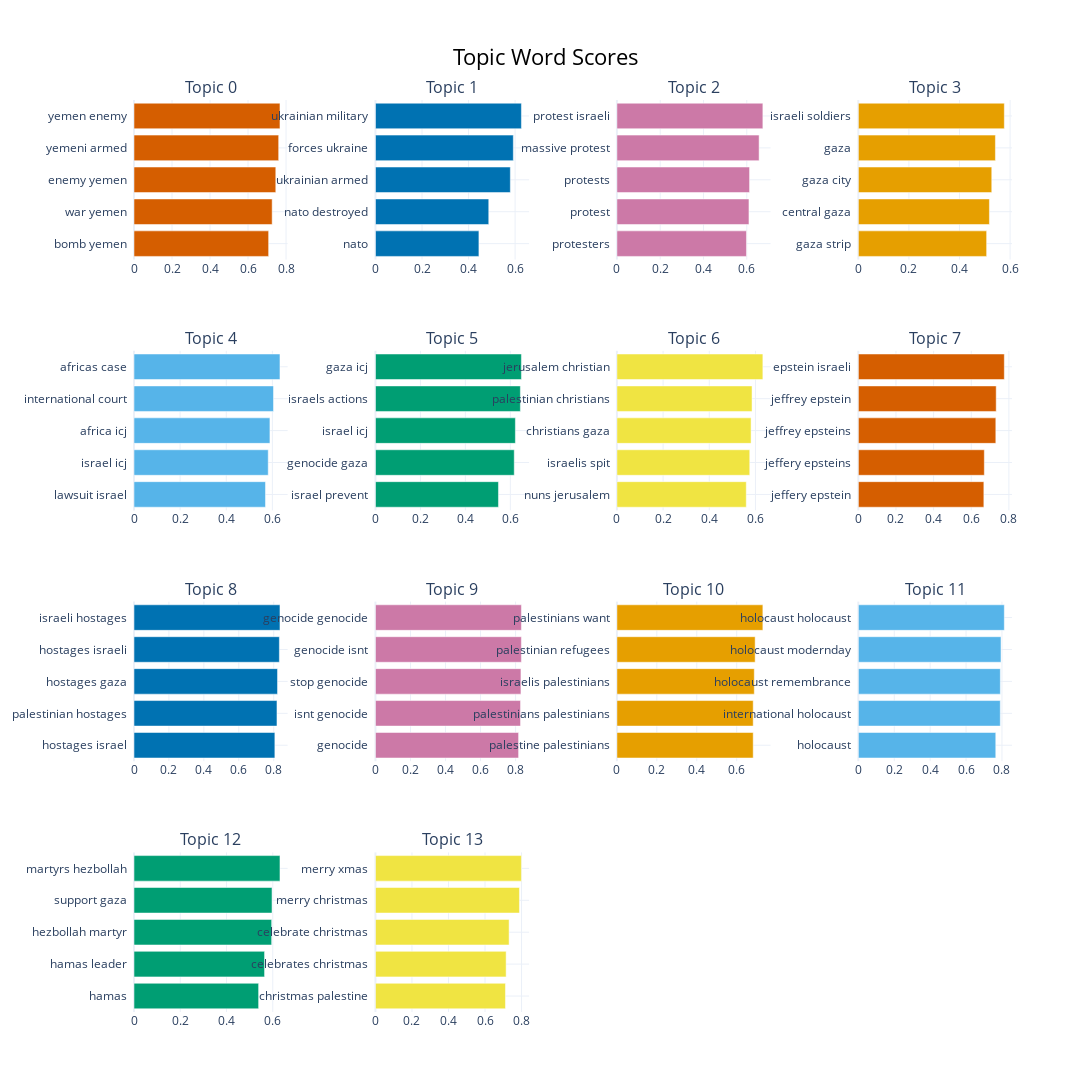

Notebook code for this chart:
### Code cell
topic_model.visualize_barchart(top_n_topics=14, n_words=5, custom_labels=False, title='Topic Word Scores', width=300, height=700)

### Figure 1 — Plotly figure (JSON) as saved in the notebook; plotly's stock layout.template omitted (floating-point values rounded to 4 significant figures)
{"data": [{"marker": {"color": "#D55E00"}, "orientation": "h", "type": "bar", "x": [0.7084, 0.727, 0.746, 0.7612, 0.768], "xaxis": "x", "y": ["bomb yemen  ", "war yemen  ", "enemy yemen  ", "yemeni armed  ", "yemen enemy  "], "yaxis": "y"}, {"marker": {"color": "#0072B2"}, "orientation": "h", "type": "bar", "x": [0.4445, 0.4867, 0.5795, 0.5923, 0.6271], "xaxis": "x2", "y": ["nato  ", "nato destroyed  ", "ukrainian armed  ", "forces ukraine  ", "ukrainian military  "], "yaxis": "y2"}, {"marker": {"color": "#CC79A7"}, "orientation": "h", "type": "bar", "x": [0.5985, 0.6101, 0.6129, 0.6569, 0.6744], "xaxis": "x3", "y": ["protesters  ", "protest  ", "protests  ", "massive protest  ", "protest israeli  "], "yaxis": "y3"}, {"marker": {"color": "#E69F00"}, "orientation": "h", "type": "bar", "x": [0.5072, 0.5182, 0.5275, 0.5419, 0.5771], "xaxis": "x4", "y": ["gaza strip  ", "central gaza  ", "gaza city  ", "gaza  ", "israeli soldiers  "], "yaxis": "y4"}, {"marker": {"color": "#56B4E9"}, "orientation": "h", "type": "bar", "x": [0.5701, 0.5821, 0.5894, 0.6049, 0.6329], "xaxis": "x5", "y": ["lawsuit israel  ", "israel icj  ", "africa icj  ", "international court  ", "africas case  "], "yaxis": "y5"}, {"marker": {"color": "#009E73"}, "orientation": "h", "type": "bar", "x": [0.5472, 0.6174, 0.6225, 0.6447, 0.6493], "xaxis": "x6", "y": ["israel prevent  ", "genocide gaza  ", "israel icj  ", "israels actions  ", "gaza icj  "], "yaxis": "y6"}, {"marker": {"color": "#F0E442"}, "orientation": "h", "type": "bar", "x": [0.5604, 0.5754, 0.5811, 0.5853, 0.6322], "xaxis": "x7", "y": ["nuns jerusalem  ", "israelis spit  ", "christians gaza  ", "palestinian christians  ", "jerusalem christian  "], "yaxis": "y7"}, {"marker": {"color": "#D55E00"}, "orientation": "h", "type": "bar", "x": [0.6669, 0.6694, 0.7305, 0.7326, 0.7757], "xaxis": "x8", "y": ["jeffery epstein  ", "jeffery epsteins  ", "jeffrey epsteins  ", "jeffrey epstein  ", "epstein israeli  "], "yaxis": "y8"}, {"marker": {"color": "#0072B2"}, "orientation": "h", "type": "bar", "x": [0.8064, 0.8185, 0.8216, 0.8322, 0.8357], "xaxis": "x9", "y": ["hostages israel  ", "palestinian hostages  ", "hostages gaza  ", "hostages israeli  ", "israeli hostages  "], "yaxis": "y9"}, {"marker": {"color": "#CC79A7"}, "orientation": "h", "type": "bar", "x": [0.8173, 0.8283, 0.8307, 0.8332, 0.8334], "xaxis": "x10", "y": ["genocide  ", "isnt genocide  ", "stop genocide  ", "genocide isnt  ", "genocide genocide  "], "yaxis": "y10"}, {"marker": {"color": "#E69F00"}, "orientation": "h", "type": "bar", "x": [0.6827, 0.6827, 0.6881, 0.6924, 0.731], "xaxis": "x11", "y": ["palestine palestinians  ", "palestinians palestinians  ", "israelis palestinians  ", "palestinian refugees  ", "palestinians want  "], "yaxis": "y11"}, {"marker": {"color": "#56B4E9"}, "orientation": "h", "type": "bar", "x": [0.7656, 0.7907, 0.7909, 0.7946, 0.8132], "xaxis": "x12", "y": ["holocaust  ", "international holocaust  ", "holocaust remembrance  ", "holocaust modernday  ", "holocaust holocaust  "], "yaxis": "y12"}, {"marker": {"color": "#009E73"}, "orientation": "h", "type": "bar", "x": [0.5388, 0.5645, 0.5951, 0.5967, 0.6311], "xaxis": "x13", "y": ["hamas  ", "hamas leader  ", "hezbollah martyr  ", "support gaza  ", "martyrs hezbollah  "], "yaxis": "y13"}, {"marker": {"color": "#F0E442"}, "orientation": "h", "type": "bar", "x": [0.7119, 0.7156, 0.7318, 0.7885, 0.7992], "xaxis": "x14", "y": ["christmas palestine  ", "celebrates christmas  ", "celebrate christmas  ", "merry christmas  ", "merry xmas  "], "yaxis": "y14"}], "layout": {"annotations": [{"font": {"size": 16}, "showarrow": false, "text": "Topic 0", "x": 0.0875, "xanchor": "center", "xref": "paper", "y": 1, "yanchor": "bottom", "yref": "paper"}, {"font": {"size": 16}, "showarrow": false, "text": "Topic 1", "x": 0.3625, "xanchor": "center", "xref": "paper", "y": 1, "yanchor": "bottom", "yref": "paper"}, {"font": {"size": 16}, "showarrow": false, "text": "Topic 2", "x": 0.6375, "xanchor": "center", "xref": "paper", "y": 1, "yanchor": "bottom", "yref": "paper"}, {"font": {"size": 16}, "showarrow": false, "text": "Topic 3", "x": 0.9125, "xanchor": "center", "xref": "paper", "y": 1, "yanchor": "bottom", "yref": "paper"}, {"font": {"size": 16}, "showarrow": false, "text": "Topic 4", "x": 0.0875, "xanchor": "center", "xref": "paper", "y": 0.725, "yanchor": "bottom", "yref": "paper"}, {"font": {"size": 16}, "showarrow": false, "text": "Topic 5", "x": 0.3625, "xanchor": "center", "xref": "paper", "y": 0.725, "yanchor": "bottom", "yref": "paper"}, {"font": {"size": 16}, "showarrow": false, "text": "Topic 6", "x": 0.6375, "xanchor": "center", "xref": "paper", "y": 0.725, "yanchor": "bottom", "yref": "paper"}, {"font": {"size": 16}, "showarrow": false, "text": "Topic 7", "x": 0.9125, "xanchor": "center", "xref": "paper", "y": 0.725, "yanchor": "bottom", "yref": "paper"}, {"font": {"size": 16}, "showarrow": false, "text": "Topic 8", "x": 0.0875, "xanchor": "center", "xref": "paper", "y": 0.45, "yanchor": "bottom", "yref": "paper"}, {"font": {"size": 16}, "showarrow": false, "text": "Topic 9", "x": 0.3625, "xanchor": "center", "xref": "paper", "y": 0.45, "yanchor": "bottom", "yref": "paper"}, {"font": {"size": 16}, "showarrow": false, "text": "Topic 10", "x": 0.6375, "xanchor": "center", "xref": "paper", "y": 0.45, "yanchor": "bottom", "yref": "paper"}, {"font": {"size": 16}, "showarrow": false, "text": "Topic 11", "x": 0.9125, "xanchor": "center", "xref": "paper", "y": 0.45, "yanchor": "bottom", "yref": "paper"}, {"font": {"size": 16}, "showarrow": false, "text": "Topic 12", "x": 0.0875, "xanchor": "center", "xref": "paper", "y": 0.175, "yanchor": "bottom", "yref": "paper"}, {"font": {"size": 16}, "showarrow": false, "text": "Topic 13", "x": 0.3625, "xanchor": "center", "xref": "paper", "y": 0.175, "yanchor": "bottom", "yref": "paper"}], "height": 2800, "hoverlabel": {"bgcolor": "white", "font": {"family": "Rockwell", "size": 16}}, "showlegend": false, "title": {"font": {"color": "Black", "size": 22}, "text": "Topic Word Scores", "x": 0.5, "xanchor": "center", "yanchor": "top"}, "width": 1200, "xaxis": {"anchor": "y", "domain": [0, 0.175], "showgrid": true}, "xaxis10": {"anchor": "y10", "domain": [0.275, 0.45], "showgrid": true}, "xaxis11": {"anchor": "y11", "domain": [0.55, 0.725], "showgrid": true}, "xaxis12": {"anchor": "y12", "domain": [0.825, 1], "showgrid": true}, "xaxis13": {"anchor": "y13", "domain": [0, 0.175], "showgrid": true}, "xaxis14": {"anchor": "y14", "domain": [0.275, 0.45], "showgrid": true}, "xaxis15": {"anchor": "y15", "domain": [0.55, 0.725], "showgrid": true}, "xaxis16": {"anchor": "y16", "domain": [0.825, 1], "showgrid": true}, "xaxis2": {"anchor": "y2", "domain": [0.275, 0.45], "showgrid": true}, "xaxis3": {"anchor": "y3", "domain": [0.55, 0.725], "showgrid": true}, "xaxis4": {"anchor": "y4", "domain": [0.825, 1], "showgrid": true}, "xaxis5": {"anchor": "y5", "domain": [0, 0.175], "showgrid": true}, "xaxis6": {"anchor": "y6", "domain": [0.275, 0.45], "showgrid": true}, "xaxis7": {"anchor": "y7", "domain": [0.55, 0.725], "showgrid": true}, "xaxis8": {"anchor": "y8", "domain": [0.825, 1], "showgrid": true}, "xaxis9": {"anchor": "y9", "domain": [0, 0.175], "showgrid": true}, "yaxis": {"anchor": "x", "domain": [0.825, 1], "showgrid": true}, "yaxis10": {"anchor": "x10", "domain": [0.275, 0.45], "showgrid": true}, "yaxis11": {"anchor": "x11", "domain": [0.275, 0.45], "showgrid": true}, "yaxis12": {"anchor": "x12", "domain": [0.275, 0.45], "showgrid": true}, "yaxis13": {"anchor": "x13", "domain": [0, 0.175], "showgrid": true}, "yaxis14": {"anchor": "x14", "domain": [0, 0.175], "showgrid": true}, "yaxis15": {"anchor": "x15", "domain": [0, 0.175], "showgrid": true}, "yaxis16": {"anchor": "x16", "domain": [0, 0.175], "showgrid": true}, "yaxis2": {"anchor": "x2", "domain": [0.825, 1], "showgrid": true}, "yaxis3": {"anchor": "x3", "domain": [0.825, 1], "showgrid": true}, "yaxis4": {"anchor": "x4", "domain": [0.825, 1], "showgrid": true}, "yaxis5": {"anchor": "x5", "domain": [0.55, 0.725], "showgrid": true}, "yaxis6": {"anchor": "x6", "domain": [0.55, 0.725], "showgrid": true}, "yaxis7": {"anchor": "x7", "domain": [0.55, 0.725], "showgrid": true}, "yaxis8": {"anchor": "x8", "domain": [0.55, 0.725], "showgrid": true}, "yaxis9": {"anchor": "x9", "domain": [0.275, 0.45], "showgrid": true}}}
